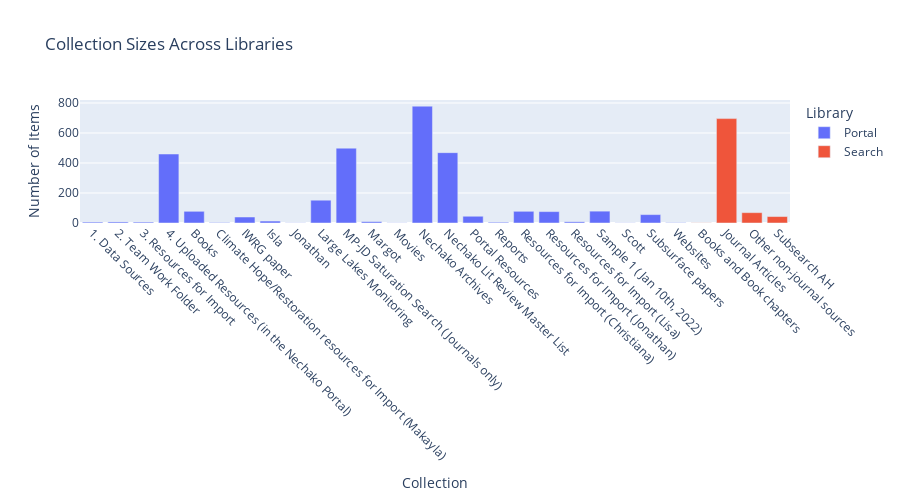
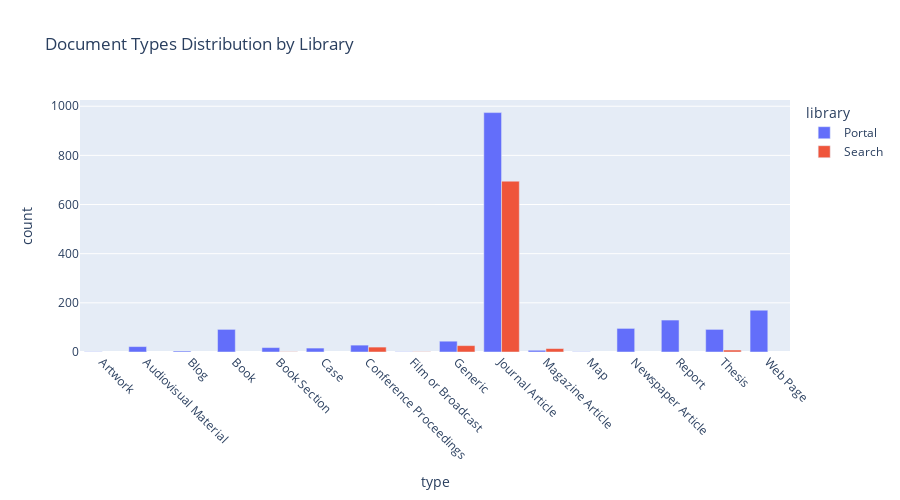
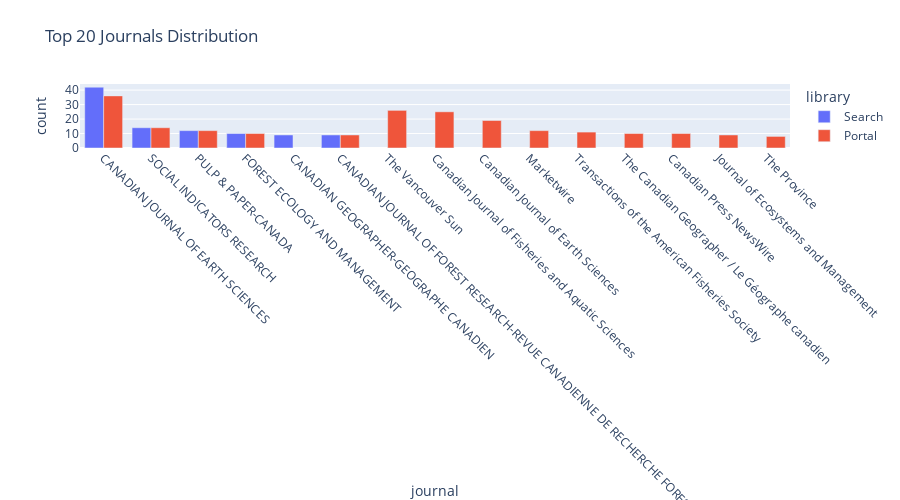

These figures' notebook cell, in order:
### Code cell
import plotly.express as px
import plotly.graph_objects as go
import seaborn as sns
import matplotlib.pyplot as plt
import networkx as nx
from collections import defaultdict

def create_library_analysis(dfs):
    """
    Create comprehensive analysis and visualizations of the Zotero libraries
    using the DataFrames created earlier.
    """
    records_df = dfs['records']
    collections_df = dfs['collections']
    collection_stats_df = dfs['analysis']['collection_stats']
    
    # 1. Collection Size Distribution
    fig = px.bar(collection_stats_df,
                 x='Collection',
                 y='Total Items',
                 color='Library',
                 title='Collection Sizes Across Libraries',
                 labels={'Total Items': 'Number of Items'},
                 height=500)
    fig.update_xaxes(tickangle=45)
    fig.show()
    
    # 2. Document Types Distribution
    doc_types = records_df.groupby(['library', 'type']).size().reset_index(name='count')
    fig = px.bar(doc_types,
                 x='type',
                 y='count',
                 color='library',
                 title='Document Types Distribution by Library',
                 barmode='group',
                 height=500)
    fig.update_xaxes(tickangle=45)
    fig.show()
    
    # 3. Journal Distribution
    journal_counts = records_df.groupby(['journal', 'library']).size().reset_index(name='count')
    top_journals = journal_counts.sort_values('count', ascending=False).head(20)
    
    fig = px.bar(top_journals,
                x='journal',
                y='count',
                color='library',
                title='Top 20 Journals Distribution',
                barmode='group',
                height=500)
    fig.update_xaxes(tickangle=45)
    fig.show()
    
    # 4. Summary Statistics
    print("\nSummary Statistics:")
    print("-" * 50)
    
    # Overall statistics
    print("\nOverall Library Statistics:")
    for lib in ['Portal', 'Search']:
        lib_stats = records_df[records_df['library'] == lib]
        print(f"\n{lib} Library:")
        print(f"Total Items: {len(lib_stats)}")
        print(f"Unique Document Types: {len(lib_stats['type'].unique())}")
        print(f"Unique Journals: {len(lib_stats['journal'].unique())}")
    
    # Duplicate statistics
    duplicate_titles = records_df[records_df.duplicated(subset='normalized_title', keep=False)]
    print("\nDuplicate Analysis:")
    duplicate_count = len(duplicate_titles) // 2
    print(f"Total Duplicates Found: {duplicate_count}")
    
    # Document type breakdown for duplicates
    print("\nDuplicate Document Types:")
    dup_types = duplicate_titles.groupby('type').size().sort_values(ascending=False)
    for doc_type, count in dup_types.items():
        print(f"{doc_type}: {count}")
    
    # 5. Author Analysis
    # Split authors string into list and get unique authors
    records_df['author_list'] = records_df['authors'].str.split('; ')
    all_authors = [author for authors in records_df['author_list'].dropna() for author in authors]
    top_authors = pd.Series(all_authors).value_counts().head(20)
    
    plt.figure(figsize=(15, 8))
    top_authors.plot(kind='bar')
    plt.title('Top 20 Contributing Authors')
    plt.xlabel('Author')
    plt.ylabel('Number of Publications')
    plt.xticks(rotation=45, ha='right')
    plt.tight_layout()
    plt.show()
    
    # 6. Publication Timeline (if we have dates)
    if 'date' in records_df.columns:
        timeline = records_df.groupby(['date', 'library']).size().reset_index(name='count')
        fig = px.line(timeline,
                     x='date',
                     y='count',
                     color='library',
                     title='Publication Timeline',
                     labels={'count': 'Number of Publications'})
        fig.show()
    
    return {
        'document_types': doc_types,
        'journal_distribution': journal_counts,
        'duplicate_analysis': duplicate_titles.groupby(['library', 'type']).size(),
        'top_authors': top_authors
    }

# Run the analysis
analysis_results = create_library_analysis(dfs)

# You can access specific results:
print("\nTop 10 most frequent document types:")
print(analysis_results['document_types'].sort_values('count', ascending=False).head(10))

print("\nTop 10 journals with most publications:")
print(analysis_results['journal_distribution'].sort_values('count', ascending=False).head(10))

### Figure 1 — Plotly figure (JSON) as saved in the notebook; plotly's stock layout.template omitted (floating-point values rounded to 4 significant figures)
{"data": [{"alignmentgroup": "True", "hovertemplate": "Library=Portal<br>Collection=%{x}<br>Number of Items=%{y}<extra></extra>", "legendgroup": "Portal", "marker": {"color": "#636efa", "pattern": {"shape": ""}}, "name": "Portal", "offsetgroup": "Portal", "orientation": "v", "showlegend": true, "textposition": "auto", "type": "bar", "x": ["1. Data Sources", "2. Team Work Folder", "3. Resources for Import", "4. Uploaded Resources (in the Nechako Portal)", "Books", "Climate Hope/Restoration resources for Import (Makayla)", "IWRG paper", "Isla", "Jonathan", "Large Lakes Monitoring", "MP-JD Saturation Search (Journals only)", "Margot", "Movies", "Nechako Archives", "Nechako Lit Review Master List", "Portal Resources", "Reports", "Resources for Import (Christiana)", "Resources for Import (Jonathan)", "Resources for Import (Lisa)", "Sample 1 (Jan 10th, 2022)", "Scott", "Subsurface papers", "Websites"], "xaxis": "x", "y": [6, 7, 6, 460, 78, 3, 40, 13, 1, 152, 499, 9, 1, 779, 469, 45, 5, 78, 76, 8, 79, 1, 56, 2], "yaxis": "y"}, {"alignmentgroup": "True", "hovertemplate": "Library=Search<br>Collection=%{x}<br>Number of Items=%{y}<extra></extra>", "legendgroup": "Search", "marker": {"color": "#EF553B", "pattern": {"shape": ""}}, "name": "Search", "offsetgroup": "Search", "orientation": "v", "showlegend": true, "textposition": "auto", "type": "bar", "x": ["Books and Book chapters", "Journal Articles", "Other non-journal sources", "Subsearch AH"], "xaxis": "x", "y": [1, 696, 69, 43], "yaxis": "y"}], "layout": {"barmode": "relative", "height": 500, "legend": {"title": {"text": "Library"}, "tracegroupgap": 0}, "title": {"text": "Collection Sizes Across Libraries"}, "xaxis": {"anchor": "y", "domain": [0, 1], "tickangle": 45, "title": {"text": "Collection"}}, "yaxis": {"anchor": "x", "domain": [0, 1], "title": {"text": "Number of Items"}}}}

### Figure 2 — Plotly figure (JSON) as saved in the notebook; plotly's stock layout.template omitted (floating-point values rounded to 4 significant figures)
{"data": [{"alignmentgroup": "True", "hovertemplate": "library=Portal<br>type=%{x}<br>count=%{y}<extra></extra>", "legendgroup": "Portal", "marker": {"color": "#636efa", "pattern": {"shape": ""}}, "name": "Portal", "offsetgroup": "Portal", "orientation": "v", "showlegend": true, "textposition": "auto", "type": "bar", "x": ["Artwork", "Audiovisual Material", "Blog", "Book", "Book Section", "Case", "Conference Proceedings", "Film or Broadcast", "Generic", "Journal Article", "Magazine Article", "Map", "Newspaper Article", "Report", "Thesis", "Web Page"], "xaxis": "x", "y": [1, 22, 4, 92, 18, 16, 28, 1, 44, 974, 7, 1, 96, 130, 92, 170], "yaxis": "y"}, {"alignmentgroup": "True", "hovertemplate": "library=Search<br>type=%{x}<br>count=%{y}<extra></extra>", "legendgroup": "Search", "marker": {"color": "#EF553B", "pattern": {"shape": ""}}, "name": "Search", "offsetgroup": "Search", "orientation": "v", "showlegend": true, "textposition": "auto", "type": "bar", "x": ["Book Section", "Conference Proceedings", "Film or Broadcast", "Generic", "Journal Article", "Magazine Article", "Thesis"], "xaxis": "x", "y": [1, 20, 1, 26, 695, 14, 8], "yaxis": "y"}], "layout": {"barmode": "group", "height": 500, "legend": {"title": {"text": "library"}, "tracegroupgap": 0}, "title": {"text": "Document Types Distribution by Library"}, "xaxis": {"anchor": "y", "domain": [0, 1], "tickangle": 45, "title": {"text": "type"}}, "yaxis": {"anchor": "x", "domain": [0, 1], "title": {"text": "count"}}}}

### Figure 3 — Plotly figure (JSON) as saved in the notebook; plotly's stock layout.template omitted (floating-point values rounded to 4 significant figures)
{"data": [{"alignmentgroup": "True", "hovertemplate": "library=Search<br>journal=%{x}<br>count=%{y}<extra></extra>", "legendgroup": "Search", "marker": {"color": "#636efa", "pattern": {"shape": ""}}, "name": "Search", "offsetgroup": "Search", "orientation": "v", "showlegend": true, "textposition": "auto", "type": "bar", "x": ["CANADIAN JOURNAL OF EARTH SCIENCES", "SOCIAL INDICATORS RESEARCH", "PULP & PAPER-CANADA", "FOREST ECOLOGY AND MANAGEMENT", "CANADIAN GEOGRAPHER-GEOGRAPHE CANADIEN", "CANADIAN JOURNAL OF FOREST RESEARCH-REVUE CANADIENNE DE RECHERCHE FORESTIERE"], "xaxis": "x", "y": [42, 14, 12, 10, 9, 9], "yaxis": "y"}, {"alignmentgroup": "True", "hovertemplate": "library=Portal<br>journal=%{x}<br>count=%{y}<extra></extra>", "legendgroup": "Portal", "marker": {"color": "#EF553B", "pattern": {"shape": ""}}, "name": "Portal", "offsetgroup": "Portal", "orientation": "v", "showlegend": true, "textposition": "auto", "type": "bar", "x": ["CANADIAN JOURNAL OF EARTH SCIENCES", "The Vancouver Sun", "Canadian Journal of Fisheries and Aquatic Sciences", "Canadian Journal of Earth Sciences", "SOCIAL INDICATORS RESEARCH", "PULP & PAPER-CANADA", "Marketwire", "Transactions of the American Fisheries Society", "FOREST ECOLOGY AND MANAGEMENT", "The Canadian Geographer / Le Géographe canadien", "Canadian Press NewsWire", "CANADIAN JOURNAL OF FOREST RESEARCH-REVUE CANADIENNE DE RECHERCHE FORESTIERE", "Journal of Ecosystems and Management", "The Province"], "xaxis": "x", "y": [36, 26, 25, 19, 14, 12, 12, 11, 10, 10, 10, 9, 9, 8], "yaxis": "y"}], "layout": {"barmode": "group", "height": 500, "legend": {"title": {"text": "library"}, "tracegroupgap": 0}, "title": {"text": "Top 20 Journals Distribution"}, "xaxis": {"anchor": "y", "domain": [0, 1], "tickangle": 45, "title": {"text": "journal"}}, "yaxis": {"anchor": "x", "domain": [0, 1], "title": {"text": "count"}}}}
